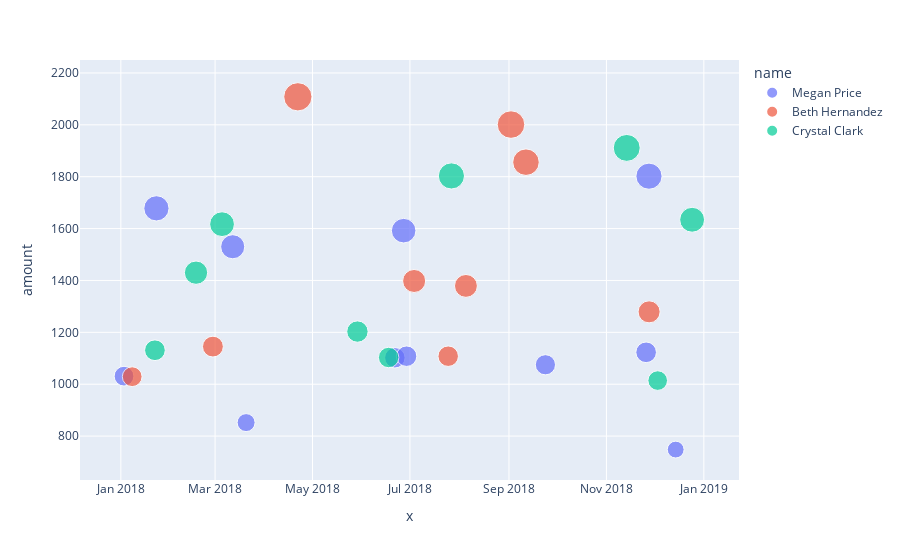

Notebook code cell kept with this figure:
### Code cell
# find anomalous transactions for 3 random card holders
suspectful_card_holders = outliner.groupby('id')['amount'].sum().nlargest(3).index.tolist()

anomalous_transactions=outliner.loc[outliner['id'].isin(suspectful_card_holders)]

px.scatter(anomalous_transactions, x=anomalous_transactions.index, y='amount', color="name",
                 size='amount')

### Figure 1 — Plotly figure (JSON) as saved in the notebook; plotly's stock layout.template omitted (floating-point values rounded to 4 significant figures)
{"data": [{"hovertemplate": "name=Megan Price<br>x=%{x}<br>amount=%{marker.size}<extra></extra>", "legendgroup": "Megan Price", "marker": {"color": "#636efa", "size": [1031, 1678, 1530, 852, 1102, 1592, 1108, 1075, 1123, 1802, 748], "sizemode": "area", "sizeref": 5.27, "symbol": "circle"}, "mode": "markers", "name": "Megan Price", "showlegend": true, "type": "scatter", "x": ["2018-01-02T23:27:46", "2018-01-23T06:29:37", "2018-03-12T00:44:01", "2018-03-20T10:19:25", "2018-06-21T13:16:25", "2018-06-27T01:27:09", "2018-06-28T21:13:52", "2018-09-23T19:20:23", "2018-11-25T20:44:07", "2018-11-27T15:36:05", "2018-12-14T08:51:41"], "xaxis": "x", "y": [1031, 1678, 1530, 852, 1102, 1592, 1108, 1075, 1123, 1802, 748], "yaxis": "y"}, {"hovertemplate": "name=Beth Hernandez<br>x=%{x}<br>amount=%{marker.size}<extra></extra>", "legendgroup": "Beth Hernandez", "marker": {"color": "#EF553B", "size": [1029, 1145, 2108, 1398, 1108, 1379, 2001, 1856, 1279], "sizemode": "area", "sizeref": 5.27, "symbol": "circle"}, "mode": "markers", "name": "Beth Hernandez", "showlegend": true, "type": "scatter", "x": ["2018-01-08T02:34:32", "2018-02-27T15:27:32", "2018-04-21T19:41:51", "2018-07-03T14:56:36", "2018-07-24T22:42:00", "2018-08-05T01:06:38", "2018-09-02T06:17:00", "2018-09-11T15:16:47", "2018-11-27T17:20:29"], "xaxis": "x", "y": [1029, 1145, 2108, 1398, 1108, 1379, 2001, 1856, 1279], "yaxis": "y"}, {"hovertemplate": "name=Crystal Clark<br>x=%{x}<br>amount=%{marker.size}<extra></extra>", "legendgroup": "Crystal Clark", "marker": {"color": "#00cc96", "size": [1131, 1430, 1617.0, 1203, 1103, 1803, 1911, 1014, 1634], "sizemode": "area", "sizeref": 5.27, "symbol": "circle"}, "mode": "markers", "name": "Crystal Clark", "showlegend": true, "type": "scatter", "x": ["2018-01-22T08:07:03", "2018-02-17T01:27:19", "2018-03-05T08:26:08", "2018-05-29T02:55:08", "2018-06-17T15:59:45", "2018-07-26T23:02:51", "2018-11-13T17:07:25", "2018-12-03T02:38:52", "2018-12-24T15:55:06"], "xaxis": "x", "y": [1131, 1430, 1617.0, 1203, 1103, 1803, 1911, 1014, 1634], "yaxis": "y"}], "layout": {"autosize": true, "legend": {"itemsizing": "constant", "title": {"text": "name"}, "tracegroupgap": 0}, "margin": {"t": 60}, "xaxis": {"anchor": "y", "autorange": true, "domain": [0, 1], "range": ["2017-12-01 15:30:11.6289", "2019-01-28 21:17:08.0095"], "title": {"text": "x"}, "type": "date"}, "yaxis": {"anchor": "x", "autorange": true, "domain": [0, 1], "range": [614.5, 2276.0], "title": {"text": "amount"}, "type": "linear"}}}
